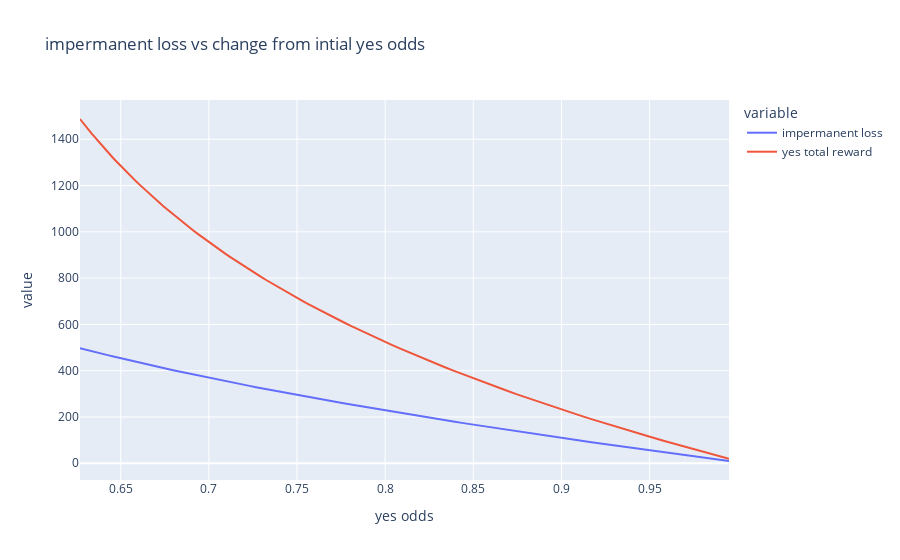

The notebook cell this image was saved under:
### Markdown cell above
# mitigation via increasing liquidity. any consequences?
When increasing liquidity

1. Slippage is going down and rewards are going up. But at the end who's paying for this? Liquidity Provider with permanent loss!
2. Liquidity adds inertia to the market. Look how much slower odds are changing due to new bets. More liquidity may slow reactions to new information and basically require that LPs remove liquidity to let market rebalance

Examples below show 10x liquidity increase

### Code cell
cpmm = CPMM()
initial_liquidity = 1000
amount = 10
cpmm.create_event(initial_liquidity)

# print(cpmm.buy_token(1, amount))
# print(cpmm.calc_payout())
# print(min(cpmm.lp_yes, cpmm.lp_no))
# print(cpmm.calc_outstanding_token())
# print((cpmm.lp_yes/cpmm.lp_no))

vals = []
yes_total_reward = 0
for i in range(1, 100):
    slippage = cpmm.calc_slippage(1, amount)
    yes_reward = cpmm.buy_token(1, amount)[1]
    yes_total_reward += yes_reward
    vals.append([yes_reward, yes_reward / 2 / amount, i * amount, yes_total_reward, (yes_total_reward / 2) / (i * amount), slippage, cpmm.calc_payout(),   
    cpmm.calc_impermanent_loss(),
    cpmm.calc_outstanding_token()[1]])

df = pd.DataFrame(data=vals, columns=["yes reward", "yes odds", "yes stake", "yes total reward", "total odds", "slippage", "total reward", "impermanent loss", "outstanding token"])
fig = px.line(df, x="yes odds", y=["impermanent loss", "yes total reward"], title='impermanent loss vs change from intial yes odds')
display(fig.show())
display(df)

### Figure 1 — Plotly figure (JSON) as saved in the notebook; plotly's stock layout.template omitted (floating-point values rounded to 4 significant figures)
{"data": [{"hovertemplate": "variable=impermanent loss<br>yes odds=%{x}<br>value=%{y}<extra></extra>", "legendgroup": "impermanent loss", "line": {"color": "#636efa", "dash": "solid"}, "mode": "lines", "name": "impermanent loss", "orientation": "v", "showlegend": true, "type": "scatter", "x": [0.995, 0.9853, 0.9759, 0.9668, 0.9579, 0.9492, 0.9408, 0.9327, 0.9247, 0.917, 0.9095, 0.9022, 0.8951, 0.8881, 0.8814, 0.8748, 0.8684, 0.8622, 0.8561, 0.8501, 0.8444, 0.8387, 0.8332, 0.8278, 0.8226, 0.8175, 0.8125, 0.8076, 0.8028, 0.7982, 0.7936, 0.7892, 0.7848, 0.7806, 0.7764, 0.7723, 0.7684, 0.7645, 0.7607, 0.7569, 0.7533, 0.7497, 0.7462, 0.7428, 0.7395, 0.7362, 0.733, 0.7298, 0.7267, 0.7237, 0.7208, 0.7178, 0.715, 0.7122, 0.7095, 0.7068, 0.7041, 0.7016, 0.699, 0.6965, 0.6941, 0.6917, 0.6894, 0.687, 0.6848, 0.6825, 0.6804, 0.6782, 0.6761, 0.674, 0.672, 0.67, 0.668, 0.6661, 0.6642, 0.6623, 0.6605, 0.6587, 0.6569, 0.6552, 0.6535, 0.6518, 0.6501, 0.6485, 0.6469, 0.6453, 0.6438, 0.6422, 0.6407, 0.6392, 0.6378, 0.6363, 0.6349, 0.6335, 0.6322, 0.6308, 0.6295, 0.6282, 0.6269], "xaxis": "x", "y": [9.901, 19.61, 29.13, 38.46, 47.62, 56.6, 65.42, 74.07, 82.57, 90.91, 99.1, 107.1, 115.0, 122.8, 130.4, 137.9, 145.3, 152.5, 159.7, 166.7, 173.6, 180.3, 187.0, 193.5, 200.0, 206.3, 212.6, 218.7, 224.8, 230.8, 236.6, 242.4, 248.1, 253.7, 259.3, 264.7, 270.1, 275.4, 280.6, 285.7, 290.8, 295.8, 300.7, 305.6, 310.3, 315.1, 319.7, 324.3, 328.9, 333.3, 337.7, 342.1, 346.4, 350.6, 354.8, 359.0, 363.1, 367.1, 371.1, 375.0, 378.9, 382.7, 386.5, 390.2, 393.9, 397.6, 401.2, 404.8, 408.3, 411.8, 415.2, 418.6, 422.0, 425.3, 428.6, 431.8, 435.0, 438.2, 441.3, 444.4, 447.5, 450.5, 453.6, 456.5, 459.5, 462.4, 465.2, 468.1, 470.9, 473.7, 476.4, 479.2, 481.9, 484.5, 487.2, 489.8, 492.4, 494.9, 497.5], "yaxis": "y"}, {"hovertemplate": "variable=yes total reward<br>yes odds=%{x}<br>value=%{y}<extra></extra>", "legendgroup": "yes total reward", "line": {"color": "#EF553B", "dash": "solid"}, "mode": "lines", "name": "yes total reward", "orientation": "v", "showlegend": true, "type": "scatter", "x": [0.995, 0.9853, 0.9759, 0.9668, 0.9579, 0.9492, 0.9408, 0.9327, 0.9247, 0.917, 0.9095, 0.9022, 0.8951, 0.8881, 0.8814, 0.8748, 0.8684, 0.8622, 0.8561, 0.8501, 0.8444, 0.8387, 0.8332, 0.8278, 0.8226, 0.8175, 0.8125, 0.8076, 0.8028, 0.7982, 0.7936, 0.7892, 0.7848, 0.7806, 0.7764, 0.7723, 0.7684, 0.7645, 0.7607, 0.7569, 0.7533, 0.7497, 0.7462, 0.7428, 0.7395, 0.7362, 0.733, 0.7298, 0.7267, 0.7237, 0.7208, 0.7178, 0.715, 0.7122, 0.7095, 0.7068, 0.7041, 0.7016, 0.699, 0.6965, 0.6941, 0.6917, 0.6894, 0.687, 0.6848, 0.6825, 0.6804, 0.6782, 0.6761, 0.674, 0.672, 0.67, 0.668, 0.6661, 0.6642, 0.6623, 0.6605, 0.6587, 0.6569, 0.6552, 0.6535, 0.6518, 0.6501, 0.6485, 0.6469, 0.6453, 0.6438, 0.6422, 0.6407, 0.6392, 0.6378, 0.6363, 0.6349, 0.6335, 0.6322, 0.6308, 0.6295, 0.6282, 0.6269], "xaxis": "x", "y": [19.9, 39.61, 59.13, 78.46, 97.62, 116.6, 135.4, 154.1, 172.6, 190.9, 209.1, 227.1, 245.0, 262.8, 280.4, 297.9, 315.3, 332.5, 349.7, 366.7, 383.6, 400.3, 417.0, 433.5, 450.0, 466.3, 482.6, 498.7, 514.8, 530.8, 546.6, 562.4, 578.1, 593.7, 609.3, 624.7, 640.1, 655.4, 670.6, 685.7, 700.8, 715.8, 730.7, 745.6, 760.3, 775.1, 789.7, 804.3, 818.9, 833.3, 847.7, 862.1, 876.4, 890.6, 904.8, 919.0, 933.1, 947.1, 961.1, 975.0, 988.9, 1003.0, 1017.0, 1030.0, 1044.0, 1058.0, 1071.0, 1085.0, 1098.0, 1112.0, 1125.0, 1139.0, 1152.0, 1165.0, 1179.0, 1192.0, 1205.0, 1218.0, 1231.0, 1244.0, 1258.0, 1271.0, 1284.0, 1297.0, 1309.0, 1322.0, 1335.0, 1348.0, 1361.0, 1374.0, 1386.0, 1399.0, 1412.0, 1425.0, 1437.0, 1450.0, 1462.0, 1475.0, 1487.0], "yaxis": "y"}], "layout": {"legend": {"title": {"text": "variable"}, "tracegroupgap": 0}, "title": {"text": "impermanent loss vs change from intial yes odds"}, "xaxis": {"anchor": "y", "domain": [0, 1], "title": {"text": "yes odds"}}, "yaxis": {"anchor": "x", "domain": [0, 1], "title": {"text": "value"}}}}
